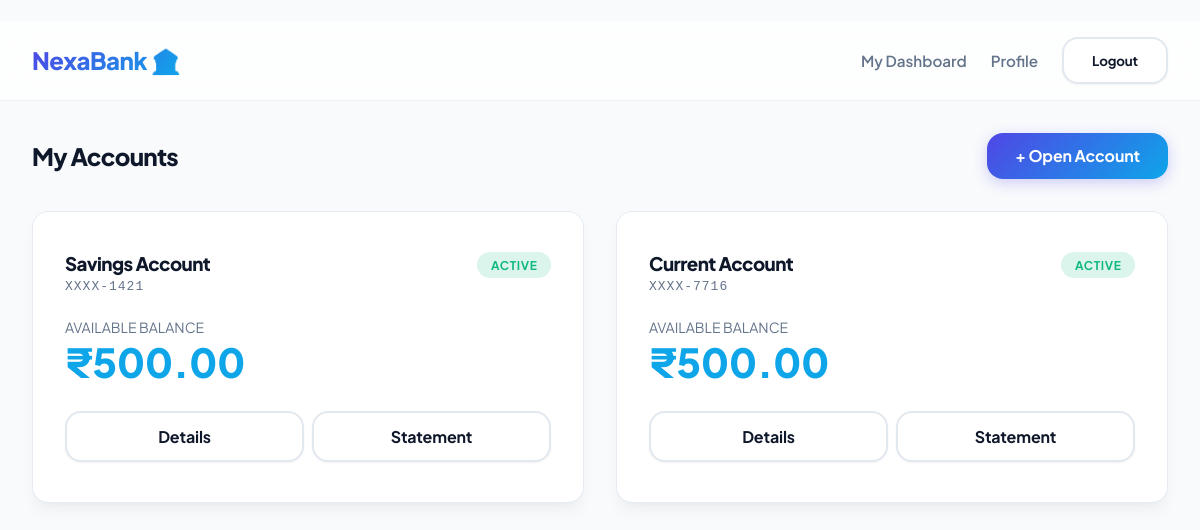
The page /banking/accounts/ (signed in) on the database as committed earlier.
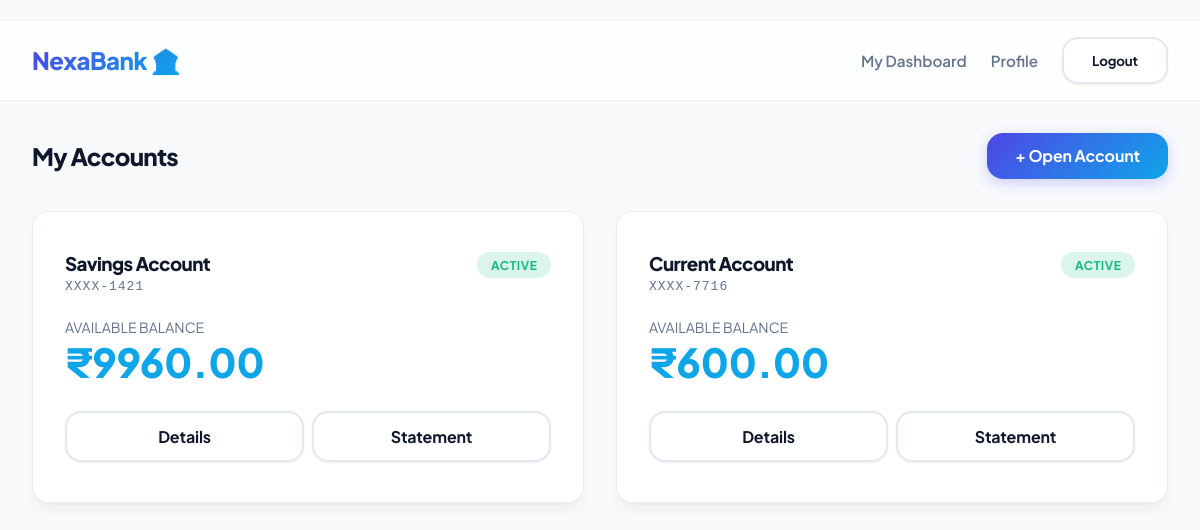
The same page on the database as committed later.
### apps/banking/models.py (models this page shows, shortened)
class BankAccount(models.Model):
    ACCOUNT_TYPES = (
        ('SAVINGS', 'Savings'),
        ('CURRENT', 'Current'),
    )
    user = models.ForeignKey(User, on_delete=models.CASCADE, related_name='accounts')
    account_number = models.CharField(max_length=20, unique=True)
    account_type = models.CharField(max_length=10, choices=ACCOUNT_TYPES, default='SAVINGS')
    balance = models.DecimalField(max_digits=12, decimal_places=2, default=0.00)
    is_frozen = models.BooleanField(default=False)
    created_at = models.DateTimeField(auto_now_add=True)

### apps/banking/views.py (the view)
# urls.py: path('accounts/', views.account_list_view, name='account-list'),
@login_required
@role_required('CUSTOMER', 'TELLER', 'ADMIN')
def account_list_view(request):
    accounts = BankAccount.objects.filter(user=request.user)
    return render(request, 'banking/account_list.html', {'accounts': accounts})

### apps/banking/templates/banking/account_list.html (shortened to what this page needs)
﻿{% extends 'base.html' %}
{% block content %}
<div style="display: flex; justify-content: space-between; align-items: center; margin-bottom: 2rem;">
    <h2>My Accounts</h2>
    <a href="{% url 'banking:create-account' %}" class="btn btn-primary">+ Open Account</a>
</div>
{% if accounts %}
<div class="dashboard-grid">
    {% for account in accounts %}
        <div class="card">
            <div style="display: flex; justify-content: space-between; align-items: flex-start; margin-bottom: 1.5rem;">
                <div>
                    <h3 style="margin-bottom: 0.25rem;">{{ account.get_account_type_display }} Account</h3>
                    <p style="color: var(--text-muted); font-family: monospace; letter-spacing: 1px;">XXXX-{{ account.account_number|slice:"-4:" }}</p>
                </div>
                <span class="badge badge-success">Active</span>
            </div>
            <p style="color: var(--text-muted); font-size: 0.875rem; text-transform: uppercase;">Available Balance</p>
            <p style="font-size: 2.5rem; font-weight: 800; color: var(--secondary); margin-bottom: 1.5rem;">₹{{ account.balance }}</p>
            <div style="display: flex; gap: 0.5rem;">
                <a href="{% url 'banking:account-detail' account.id %}" class="btn btn-secondary" style="flex: 1;">Details</a>
                <a href="{% url 'statements:download' account.id %}" class="btn btn-secondary" style="flex: 1;">Statement</a>
            </div>
        </div>
    {% endfor %}
</div>
{% endif %}
{% endblock %}

Rows that differ between the two databases and show on the page:
changed BankAccount "Savings": balance "500.00" → "9960.00"
changed BankAccount "Current": balance "500.00" → "600.00"
